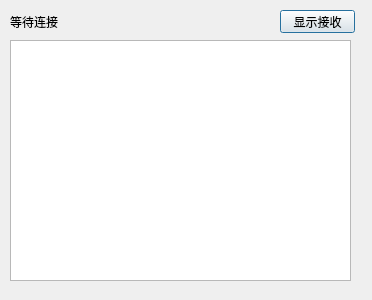
<?xml version="1.0" encoding="UTF-8"?>
<ui version="4.0">
 <class>tcpserver</class>
 <widget class="QDialog" name="tcpserver">
  <property name="geometry">
   <rect>
    <x>0</x>
    <y>0</y>
    <width>372</width>
    <height>300</height>
   </rect>
  </property>
  <property name="windowTitle">
   <string>Dialog</string>
  </property>
  <widget class="QLabel" name="label">
   <property name="geometry">
    <rect>
     <x>10</x>
     <y>12</y>
     <width>91</width>
     <height>20</height>
    </rect>
   </property>
   <property name="text">
    <string>等待连接</string>
   </property>
  </widget>
  <widget class="QTextBrowser" name="textBrowser">
   <property name="geometry">
    <rect>
     <x>10</x>
     <y>40</y>
     <width>341</width>
     <height>241</height>
    </rect>
   </property>
  </widget>
  <widget class="QPushButton" name="pushButton">
   <property name="geometry">
    <rect>
     <x>280</x>
     <y>10</y>
     <width>75</width>
     <height>23</height>
    </rect>
   </property>
   <property name="text">
    <string>显示接收</string>
   </property>
  </widget>
 </widget>
 <resources/>
 <connections/>
</ui>
